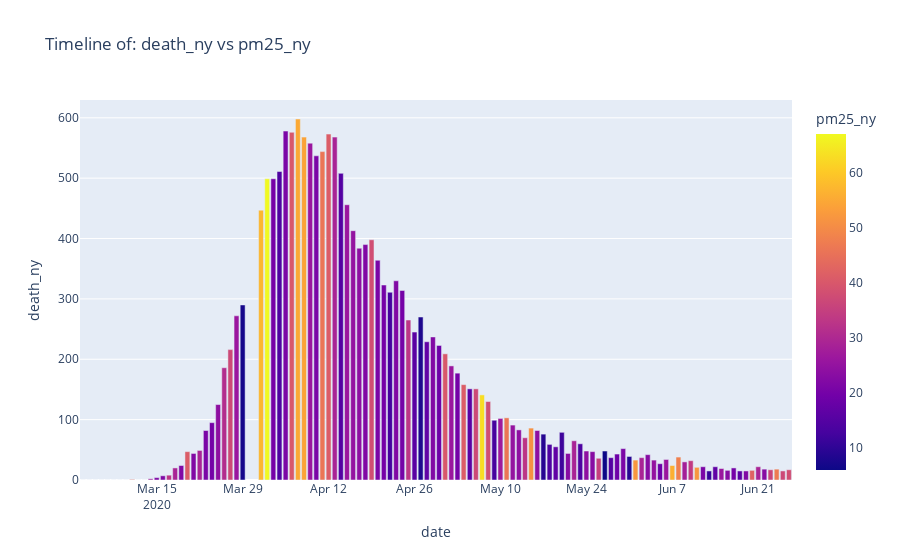

The notebook cell saved with this chart:
### Code cell
# 4.2.2.3) Timeline of death vs pollutant
plot_death_vs_pollutant_by_date(df_final, 'date', 'death_ny', 'pm25_ny')
# plot_death_vs_pollutant_by_date(df_final, 'date', 'death_ny_ip', 'pm25_ny_ip')
